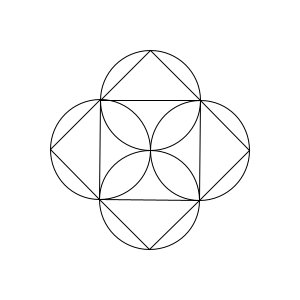
Frame 1 (no input)
Frame 60 (the mouse pressed at the canvas centre just before this capture): identical to frame 1, image omitted
Frame 120 (the mouse held since frame 60 and released just before this capture): identical to frame 1, image omitted

The Processing sketch that drew this single still picture (run headless with seeded random() and noise(); from frame 60 on, the mouse is pressed at the canvas centre):

// Processing sketch: CircleWithTriangle
// ── CircleWithTriangle.pde
int radius = 50;
int centerX, centerY;

void setup() {
    size(300, 300);
    noFill();
    centerX = width / 2;
    centerY = height / 2;
}

void draw() {
    background(255);
    for (int i = 0; i < 4; i++) {
        pushMatrix();
        translate(centerX, centerY);
        rotate(i * HALF_PI);
        ellipse(0, -radius, 2 * radius, 2 * radius);
        beginShape();
        vertex(-radius, -radius);
        vertex(0, -2 * radius);
        vertex(radius, -radius);
        endShape(CLOSE);
        popMatrix();
    }
}
